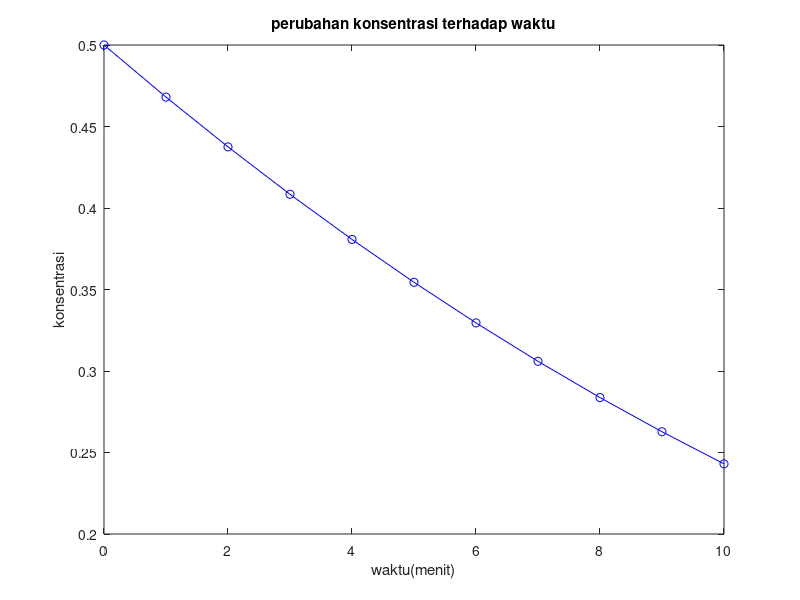

The MATLAB source for this figure:
function run_rbatch1
clc,clear
tspan=[0:1:10] %interval waktu dari 0 sampai 10 dengan increment 1
%eksekusi persamaan differensial
[t,Ca]=ode45(@rbatch,tspan,0.5);
[t,Ca] %untuk menampilkan t danCa dalam baris yang sama
plot(t,Ca(:,1),'-ob')
title('perubahan konsentrasi terhadap waktu')
xlabel('waktu(menit)')
ylabel('konsentrasi')
%-----------------------------------------------------------------------
function dcdt=rbatch(t,Ca)
%ntuk menghitung fungsi ruas kanan dari persamaan neraca massa reaktor batch
dcdt=-(0.1*Ca/(1.03+Ca));
dcdt=dcdt';
